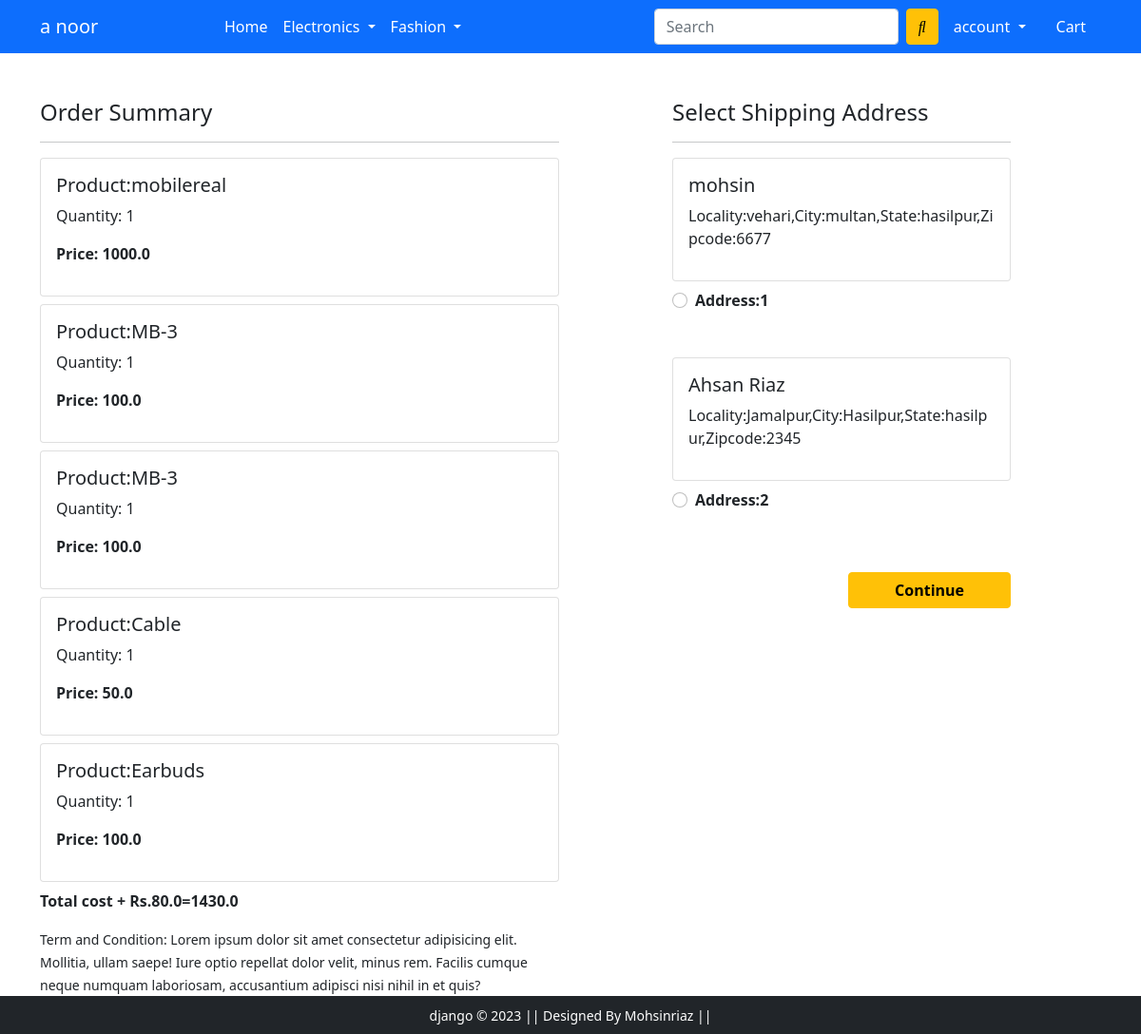
Page /checkout/ (signed in) on the committed database.
### shopping_app/models.py (models this page shows, shortened)
class Cart(models.Model):
    user=models.ForeignKey(User,on_delete=models.CASCADE)
    Product=models.ForeignKey(Product,on_delete=models.CASCADE)
    quantity=models.PositiveIntegerField(default=1)
    @property
    def total_cost(self):
        return self.quantity * self.Product.discounted_price

class Product(models.Model):
    title=models.CharField(max_length=23)
    selling_price=models.CharField(max_length=12)
    discounted_price=models.FloatField()
    description=models.TextField(max_length=200)
    brand=models.CharField(max_length=12)
    category=models.CharField(choices=CATEGORY_CHOICES, max_length=2)
    product_image=models.ImageField(upload_to='productimage')

class Customer(models.Model):
    user=models.ForeignKey(User,on_delete=models.CASCADE)
    name=models.CharField(max_length=200)
    locality=models.CharField(max_length=12)
    city=models.CharField(max_length=12)
    zipcode=models.IntegerField()
    state=models.CharField(choices=STATE_CHOICES,max_length=20)

### shopping_app/views.py (the view)
# urls.py: path('checkout/', views.checkout, name='checkout'),
@login_required
def checkout(request):
   totalamount=0.0
   user=request.user
   add=Customer.objects.filter(user=user)
   cart_items=Cart.objects.filter(user=user)
   amount=0.0
   shipping_amount=80.00
   cart_product=[p for p in Cart.objects.all() if p.user==request.user]
   if cart_product:
       for p in cart_product:
         tempamount=(p.quantity * p.Product.     discounted_price )
         amount += tempamount
         totalamount=amount+shipping_amount
   return render(request, 'app/checkout.html',{'add':add,'totalamount':totalamount,'cart_items':cart_items})

### shopping_app/templates/app/checkout.html (shortened to what this page needs)
{% extends 'app/base.html' %}
{% load static %}
{% block main-content %}
<div class="container">
 <div class="row mt-5">
  <div class="col-sm-6">
    <h4>Order Summary</h4>
    <hr>
    {% for item in cart_items %}
      <div class="card mb-2">
        <div class="card-body">
          <h5>Product:{{item.Product.title}}</h5>
          <p>Quantity: {{item.quantity}}</p>
          <p class="fw-bold">Price: {{item.total_cost}}</p>
        </div>
      </div>
      {% endfor %}
    <p class="fw-bold">Total cost + Rs.80.0={{totalamount}}</p>
    <small>Term and Condition: Lorem ipsum dolor sit amet consectetur adipisicing elit. Mollitia, ullam saepe! Iure optio repellat dolor velit, minus rem. Facilis cumque neque numquam laboriosam, accusantium adipisci nisi nihil in et quis?</small>
  </div>
  <div class="col-sm-4 offset-sm-1">
    <h4>Select Shipping Address</h4>
    <hr>
    <form action="/paymentdone">
      {% for ad in add %}
      <div class="card">
        <div class="card-body">
        <h5>{{ad.name}}</h5>
        <p>Locality:{{ad.locality}},City:{{ad.city}},State:{{ad.state}},Zipcode:{{ad.zipcode}}</p>
        </div>
      </div>
        <div class="form-check mt-2 mb-5">
          <input class="form-check-input" type="radio" value="{{ad.id}}" name='custid' id='custadd{{forloop.counter}}'>
          <label class="form-check-label fw-bold" for="custadd{{forloop.counter}}">
            Address:{{forloop.counter}} </label>
        </div>
        {% endfor %}
        <div class="text-end">
          <button type="submit" class="btn btn-warning mt-3 px-5 fw-bold">Continue</button>
        </div>
      </form>
    </div>
  </div>
</div>
{% endblock main-content %}

### rows in the picture
Cart: Product "mobilereal", quantity "1", total_cost "1000.0"
Cart: Product "MB-3", quantity "1", total_cost "100.0"
Cart: Product "MB-3", quantity "1", total_cost "100.0"
Cart: Product "Cable", quantity "1", total_cost "50.0"
Cart: Product "Earbuds", quantity "1", total_cost "100.0"
Customer: name "mohsin", locality "vehari", city "multan", state "hasilpur", zipcode "6677"
Customer: name "Ahsan Riaz", locality "Jamalpur", city "Hasilpur", state "hasilpur", zipcode "2345"

### other values in the picture
{{ totalamount }} "1430.0"
